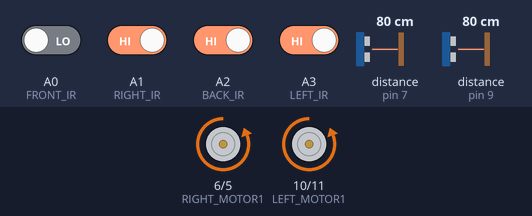
The sketch below on a simulated Arduino Uno, built with avr-gcc and run on an emulated ATmega328P. Shown: motor-driver pin pairs drawn as motors (green arrow = first pin HIGH = forward, orange = second pin HIGH = backward, longer = more drive). Wiring (inferred from the names in the program): 2 × ultrasonic range finder: trigger pin 4, echo pin 7 / trigger pin 8, echo pin 9. The inputs (shaded band) are chosen by the test bench; at power-on: A1 (RIGHT_IR), A2 (BACK_IR), A3 (LEFT_IR) HIGH, A0 (FRONT_IR) LOW, distance to the obstacle (sensors on pin 9, pin 7) 80 cm. The echo pulse lasts 58.3 µs per cm.

Above: at 6.2 s.
6.3 s: A0 (FRONT_IR) driven HIGH
At 7.2 s:
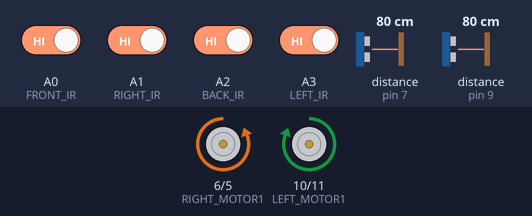
7.8 s: distance to the obstacle (sensor on pin 9) set to 55 cm
9.3 s: distance to the obstacle (sensor on pin 9) set to 48 cm
At 10.3 s:
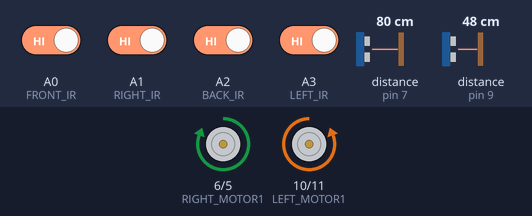
10.8 s: distance to the obstacle (sensor on pin 7) set to 53 cm
12.3 s: distance to the obstacle (sensor on pin 7) set to 46 cm
At 12.7 s:
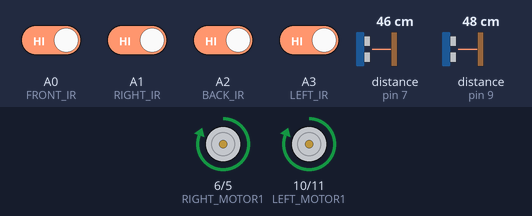
13.8 s: distance to the obstacle (sensor on pin 7) set to 60 cm
At 14.1 s:
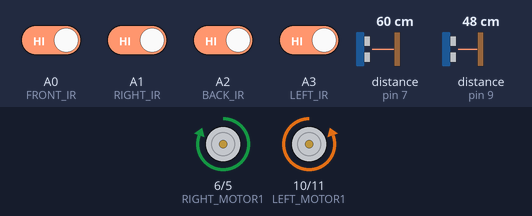
Timing chart, 0 to 16.3 s (numbered marks = the images above; inputs shaded):
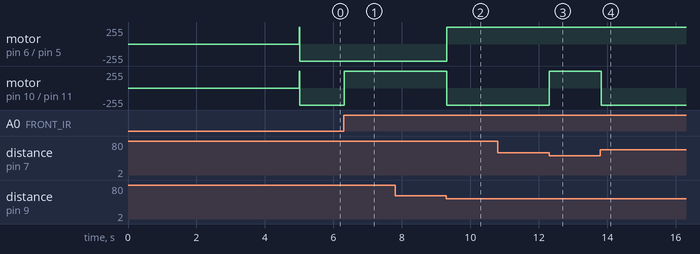

The sketch:

Sumo.ino
```cpp
#define trig1_rfront  4  /// Trigger Pin 1st ultrasonic
#define echo1_rfront  7    /// Echo Pin 1st ultrasonic
#define trig2_lfront  8    /// Trigger Pin 2sec ultrasonic
#define echo2_lfront  9   /// Echo Pin 2sec ultrasonic
#define RIGHT_MOTOR1 6
#define RIGHT_MOTOR2 5
#define LEFT_MOTOR1 10
#define LEFT_MOTOR2 11
#define FRONT_IR A0
#define BACK_IR A2
#define RIGHT_IR A1
#define LEFT_IR A3

#define BLACK 1
#define WHITE 0
#define TARGET 50 //30

 int front_ir ;
 int back_ir ;
 int right_ir ;
 int left_ir ;

void forward (){
  digitalWrite(RIGHT_MOTOR2 , LOW);
  delay(1);
  digitalWrite(RIGHT_MOTOR1 , HIGH);

  digitalWrite(LEFT_MOTOR2 , LOW);
  delay(1);
  digitalWrite(LEFT_MOTOR1 , HIGH);
  }
 void backward (){
  digitalWrite(RIGHT_MOTOR1 , LOW);
  delay(1);
  digitalWrite(RIGHT_MOTOR2 , HIGH);

  digitalWrite(LEFT_MOTOR1 , LOW);
  delay(1);
  digitalWrite(LEFT_MOTOR2 , HIGH);
  }
void right(){
  //left forward
  digitalWrite(LEFT_MOTOR2 , LOW);
  delay(1);
  digitalWrite(LEFT_MOTOR1 , HIGH);
  //right backward
  digitalWrite(RIGHT_MOTOR1 , LOW);
  delay(1);
  digitalWrite(RIGHT_MOTOR2 , HIGH);
  }
void left(){
  //right forward
  digitalWrite(RIGHT_MOTOR2 , LOW);
  delay(1);
  digitalWrite(RIGHT_MOTOR1 , HIGH);

  //left backward
  digitalWrite(LEFT_MOTOR1 , LOW);
  delay(1);
  digitalWrite(LEFT_MOTOR2 , HIGH);
  }
void rotate(){
   //left forward
  digitalWrite(LEFT_MOTOR2 , LOW);
  delay(1);
  digitalWrite(LEFT_MOTOR1 , HIGH);
  //right backward
  digitalWrite(RIGHT_MOTOR1 , LOW);
  delay(1);
  digitalWrite(RIGHT_MOTOR2 , HIGH);
  }
int front1_ultra(){
  int distance;       /// distance between the sensor and object
  unsigned long period; /// period used to calculate period

  digitalWrite(trig1_rfront, LOW);   /// set Trigger Pin to low
  delayMicroseconds(3);     /// make he pulse settle

  /// Transmit 10 us high level pulse to the trigger pin
  digitalWrite(trig1_rfront, HIGH);
  delayMicroseconds(10);
  digitalWrite(trig1_rfront, LOW);

  /// wait to cpature the rising edge
  period = pulseIn (echo1_rfront, HIGH);
  distance  = (float)period / 58.8;
  return distance;
}

int front2_ultra(){
  int distance;       /// distance between the sensor and object
  unsigned long period; /// period used to calculate period

  digitalWrite(trig2_lfront, LOW);   /// set Trigger Pin to low
  delayMicroseconds(3);     /// make he pulse settle

  /// Transmit 10 us high level pulse to the trigger pin
  digitalWrite(trig2_lfront, HIGH);
  delayMicroseconds(10);
  digitalWrite(trig2_lfront, LOW);

  /// wait to cpature the rising edge
  period = pulseIn (echo2_lfront, HIGH);
  distance  = (float)period / 58.8;
  return distance;
}

void take_action(int right_ultra , int left_ultra){
  if (( right_ultra < TARGET ) && (left_ultra < TARGET)){
    forward();
    }
   else if (( right_ultra < TARGET ) ){//&&left_ultra > TARGET
      right();
      }
    else if (( left_ultra < TARGET ) ){//&&right_ultra > TARGET
      left();
      }
      else { rotate();}
  }

void setup() {
   // for trigs
  pinMode(trig1_rfront, OUTPUT);
  pinMode(trig2_lfront, OUTPUT);
  // for echos
  pinMode(echo1_rfront, INPUT);
  pinMode(echo2_lfront, INPUT);

  //motors
  pinMode(RIGHT_MOTOR1 , OUTPUT);
  pinMode(RIGHT_MOTOR2 , OUTPUT);
  pinMode(LEFT_MOTOR1 , OUTPUT);
  pinMode(LEFT_MOTOR2 , OUTPUT);

  //IR
  pinMode(FRONT_IR , INPUT);
  pinMode(BACK_IR , INPUT);
  pinMode(RIGHT_IR , INPUT);
  pinMode(LEFT_IR , INPUT);

  delay(5000);
  forward();
 //Serial.begin(9600);
}

void loop() {
 front_ir = digitalRead(FRONT_IR);
 back_ir = digitalRead(BACK_IR);
 right_ir = digitalRead(RIGHT_IR);
 left_ir = digitalRead(LEFT_IR);

  int r_distanse = front1_ultra();
  int l_distanse = front2_ultra();
  if ((front_ir == BLACK ) && (back_ir == BLACK ) && (right_ir == BLACK ) && (left_ir == BLACK )   ){
   take_action(r_distanse , l_distanse );
   }
  else if (front_ir == WHITE){ backward();/*Serial.println("back escape");*/}
  else if (left_ir == WHITE){ right();/*Serial.println("right escape");*/}

  else if (back_ir == WHITE){ forward();/*Serial.println("front escape");*/}
  else if (right_ir == WHITE){ left();/*Serial.println("left escape");*/}

}
```

Measured:
- the behaviour switches between 51 and 50 cm on distance to the obstacle (sensor on pin 9) (found by bisection; images 1 and 2)
- the behaviour switches between 51 and 50 cm on distance to the obstacle (sensor on pin 7) (found by bisection; images 2 and 3)
- after the input at 6.3 s, motor on pin 10 (LEFT_MOTOR1) / pin 11 (LEFT_MOTOR2): backward 255/255 → forward 255/255 at once
- after the input at 7.8 s, every drawn part: stays the same
- after the input at 9.3 s, motor on pin 6 (RIGHT_MOTOR1) / pin 5 (RIGHT_MOTOR2): backward 255/255 → forward 255/255 at once; motor on pin 10 (LEFT_MOTOR1) / pin 11 (LEFT_MOTOR2): forward 255/255 → backward 255/255 at once
- after the input at 10.8 s, every drawn part: stays the same
- after the input at 12.3 s, motor on pin 10 (LEFT_MOTOR1) / pin 11 (LEFT_MOTOR2): backward 255/255 → forward 255/255 at once
- after the input at 13.8 s, motor on pin 10 (LEFT_MOTOR1) / pin 11 (LEFT_MOTOR2): forward 255/255 → backward 255/255 at once
